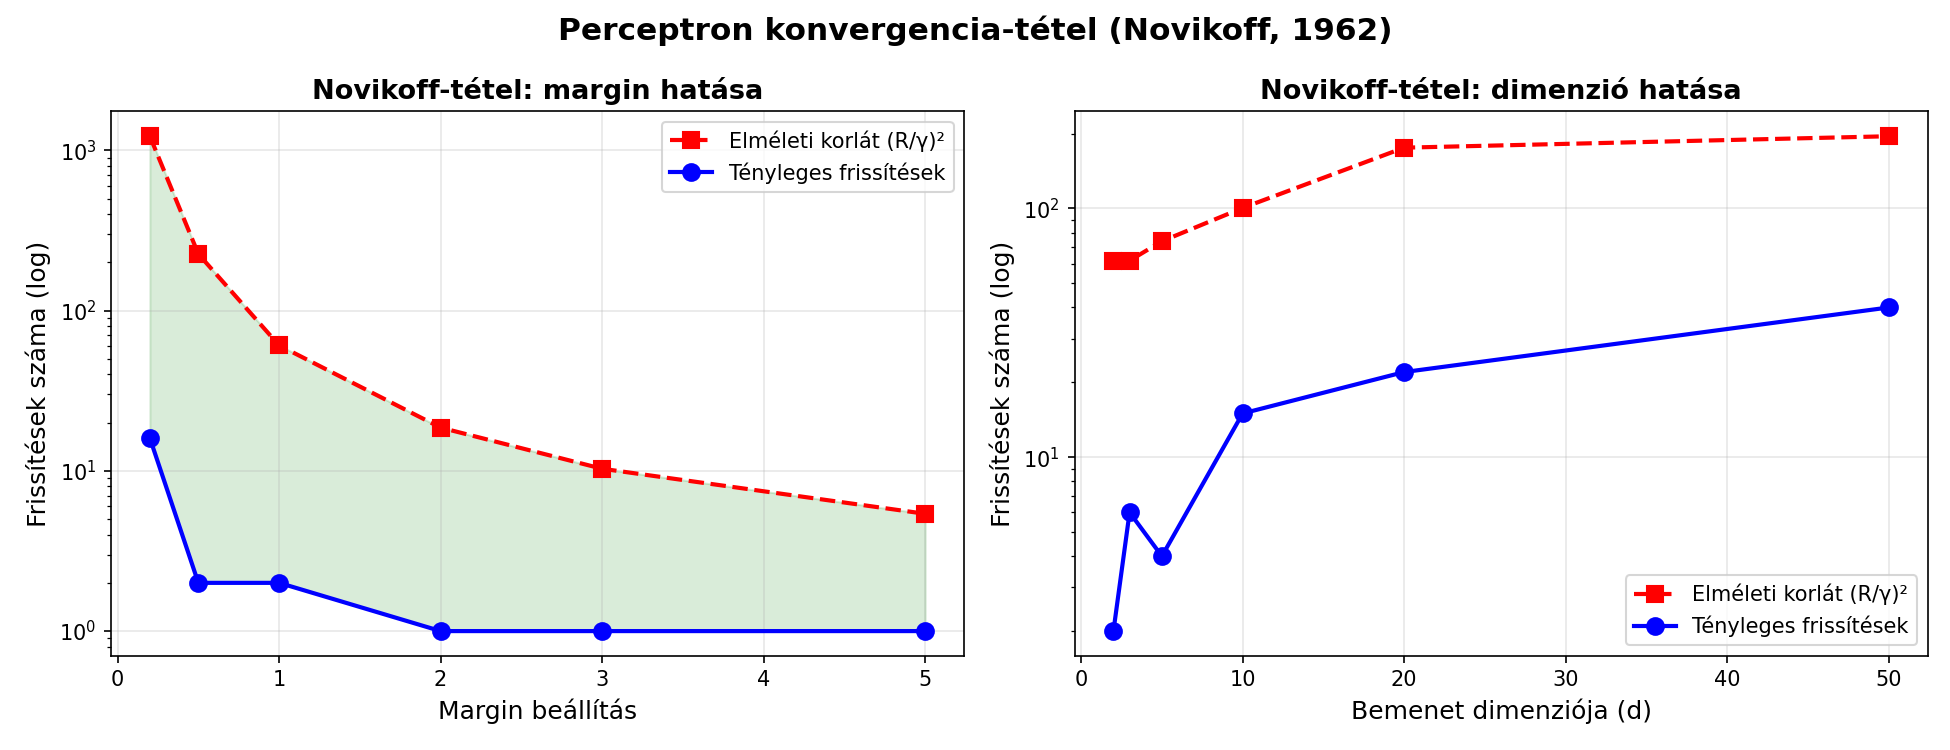

The Python source for this figure:
"""
novikoff_tetel.py — Perceptron konvergencia-tétel (Novikoff, 1962)
Neurális hálók I. — Hajdu Csaba

Demonstrálja:
  - Felső korlát: a perceptron legfeljebb (R/γ)² frissítést végez
  - R = max ||xᵢ|| (adatpontok sugara), γ = margin (minimális távolság a döntési síktól)
  - Empirikus vs. elméleti korlát összehasonlítása
  - Margin hatása a konvergencia sebességére
"""
import numpy as np
import matplotlib.pyplot as plt


# ── Perceptron frissítés-számlálóval ──
def perceptron_train(X, y, max_iter=50000):
    """Perceptron tanítás, visszaadja a frissítések számát."""
    n, d = X.shape
    w = np.zeros(d)
    b = 0.0
    updates = 0

    for _ in range(max_iter):
        errors = 0
        for xi, yi in zip(X, y):
            if yi * (np.dot(w, xi) + b) <= 0:
                w += yi * xi
                b += yi
                updates += 1
                errors += 1
        if errors == 0:
            return updates, w, b
    return updates, w, b


def compute_margin_and_radius(X, y):
    """Kiszámítja az optimális margint (SVM-mel) és az adatsugarat."""
    from sklearn.svm import SVC
    svm = SVC(kernel='linear', C=1e6)
    svm.fit(X, y)
    w_opt = svm.coef_[0]
    b_opt = svm.intercept_[0]
    norm_w = np.linalg.norm(w_opt)

    # Margin: a legközelebbi pont távolsága a döntési síktól
    distances = np.abs(X @ w_opt + b_opt) / norm_w
    gamma = distances.min()

    # Sugár: max ||x||
    R = np.max(np.linalg.norm(X, axis=1))

    return R, gamma, w_opt / norm_w, b_opt / norm_w


def generate_separable_data(n=100, margin=1.0, dim=2, seed=42):
    """Lineárisan szeparálható adat adott marginnal."""
    rng = np.random.RandomState(seed)
    X = rng.randn(n, dim)
    # Vetítés az első tengelyre, margin biztosítása
    y = np.sign(X[:, 0])
    # Tooljuk szét a pontokat a marginnál
    X[:, 0] += y * margin / 2
    # Szűrjük a marginon belülieket
    mask = np.abs(X[:, 0]) > margin / 4
    return X[mask], y[mask].astype(int)


def main():
    # ── 1. kísérlet: Margin hatása ──
    print("=" * 60)
    print("1. KÍSÉRLET: Margin (γ) hatása a konvergenciára")
    print("=" * 60)

    margins = [0.2, 0.5, 1.0, 2.0, 3.0, 5.0]
    results = []

    for m in margins:
        X, y = generate_separable_data(n=200, margin=m, seed=42)
        R, gamma, _, _ = compute_margin_and_radius(X, y)
        updates, _, _ = perceptron_train(X, y)
        bound = (R / gamma) ** 2
        results.append((m, R, gamma, updates, bound))
        print(f"  margin={m:.1f} | R={R:.2f}, γ={gamma:.3f} | "
              f"Frissítések: {updates:5d} | Korlát (R/γ)²: {bound:10.1f}")

    fig1, axes = plt.subplots(1, 2, figsize=(13, 5))

    ax1 = axes[0]
    ms, Rs, gammas, upds, bounds = zip(*results)
    ax1.semilogy(ms, bounds, "rs--", markersize=8, linewidth=2, label="Elméleti korlát (R/γ)²")
    ax1.semilogy(ms, upds, "bo-", markersize=8, linewidth=2, label="Tényleges frissítések")
    ax1.set_xlabel("Margin beállítás", fontsize=12)
    ax1.set_ylabel("Frissítések száma (log)", fontsize=12)
    ax1.set_title("Novikoff-tétel: margin hatása", fontsize=13, fontweight="bold")
    ax1.legend(fontsize=10)
    ax1.grid(True, alpha=0.3)
    ax1.fill_between(ms, upds, bounds, alpha=0.15, color="green", label="Rés (korlát vs. valós)")

    # ── 2. kísérlet: Dimenzió hatása ──
    print("\n" + "=" * 60)
    print("2. KÍSÉRLET: Dimenzió hatása")
    print("=" * 60)

    dims = [2, 3, 5, 10, 20, 50]
    dim_results = []

    for d in dims:
        X, y = generate_separable_data(n=300, margin=1.0, dim=d, seed=42)
        R, gamma, _, _ = compute_margin_and_radius(X, y)
        updates, _, _ = perceptron_train(X, y)
        bound = (R / gamma) ** 2
        dim_results.append((d, R, gamma, updates, bound))
        print(f"  dim={d:2d} | R={R:.2f}, γ={gamma:.3f} | "
              f"Frissítések: {updates:5d} | Korlát: {bound:10.1f}")

    ax2 = axes[1]
    ds, Rs2, gammas2, upds2, bounds2 = zip(*dim_results)
    ax2.semilogy(ds, bounds2, "rs--", markersize=8, linewidth=2, label="Elméleti korlát (R/γ)²")
    ax2.semilogy(ds, upds2, "bo-", markersize=8, linewidth=2, label="Tényleges frissítések")
    ax2.set_xlabel("Bemenet dimenziója (d)", fontsize=12)
    ax2.set_ylabel("Frissítések száma (log)", fontsize=12)
    ax2.set_title("Novikoff-tétel: dimenzió hatása", fontsize=13, fontweight="bold")
    ax2.legend(fontsize=10)
    ax2.grid(True, alpha=0.3)

    fig1.suptitle("Perceptron konvergencia-tétel (Novikoff, 1962)", fontsize=15, fontweight="bold")
    fig1.tight_layout()
    fig1.savefig("novikoff_tetel.png", dpi=150)
    print("\nÁbra mentve: novikoff_tetel.png")

    # ── 3. ábra: Margin vizualizáció 2D-ben ──
    fig2, axes2 = plt.subplots(1, 3, figsize=(16, 5))

    for ax, m in zip(axes2, [0.3, 1.0, 3.0]):
        X, y = generate_separable_data(n=150, margin=m, seed=42)
        R, gamma, w_opt, b_opt = compute_margin_and_radius(X, y)
        updates, w_p, b_p = perceptron_train(X, y)

        colors = ["#2196F3" if yi == -1 else "#4CAF50" for yi in y]
        ax.scatter(X[:, 0], X[:, 1], c=colors, s=25, edgecolors="k", linewidth=0.3, alpha=0.7)

        # Optimális döntési határ (SVM) + margin sáv
        xlim = ax.get_xlim()
        x_line = np.linspace(X[:, 0].min() - 1, X[:, 0].max() + 1, 100)
        if abs(w_opt[1]) > 1e-8:
            y_line = -(w_opt[0] * x_line + b_opt) / w_opt[1]
            y_margin_p = -(w_opt[0] * x_line + b_opt - gamma) / w_opt[1]
            y_margin_n = -(w_opt[0] * x_line + b_opt + gamma) / w_opt[1]
            ax.plot(x_line, y_line, "r-", linewidth=2, label="Optimális határ")
            ax.plot(x_line, y_margin_p, "r--", linewidth=1, alpha=0.5)
            ax.plot(x_line, y_margin_n, "r--", linewidth=1, alpha=0.5)
            ax.fill_between(x_line, y_margin_n, y_margin_p, alpha=0.1, color="red")

        # Perceptron döntési határ
        norm_p = np.linalg.norm([w_p[0], w_p[1]])
        if norm_p > 1e-8 and abs(w_p[1]) > 1e-8:
            y_perc = -(w_p[0] * x_line + b_p) / w_p[1]
            ax.plot(x_line, y_perc, "k--", linewidth=1.5, alpha=0.7, label="Perceptron határ")

        ax.set_ylim(X[:, 1].min() - 1, X[:, 1].max() + 1)
        ax.set_title(f"γ = {gamma:.2f} | Frissítések: {updates}\nKorlát: {(R/gamma)**2:.0f}",
                     fontsize=11, fontweight="bold")
        ax.legend(fontsize=8)
        ax.grid(True, alpha=0.3)
        ax.set_xlabel("x₁")
        ax.set_ylabel("x₂")

        # R sugár kör
        theta = np.linspace(0, 2 * np.pi, 100)
        ax.plot(R * np.cos(theta), R * np.sin(theta), "gray", linewidth=0.8, linestyle=":", alpha=0.5)

    fig2.suptitle("Margin és konvergencia: kis γ → sok frissítés, nagy γ → kevés", fontsize=14, fontweight="bold")
    fig2.tight_layout()
    fig2.savefig("novikoff_margin_viz.png", dpi=150)
    print("Ábra mentve: novikoff_margin_viz.png")

    plt.close("all")
    print("\nKész!")


if __name__ == "__main__":
    main()
